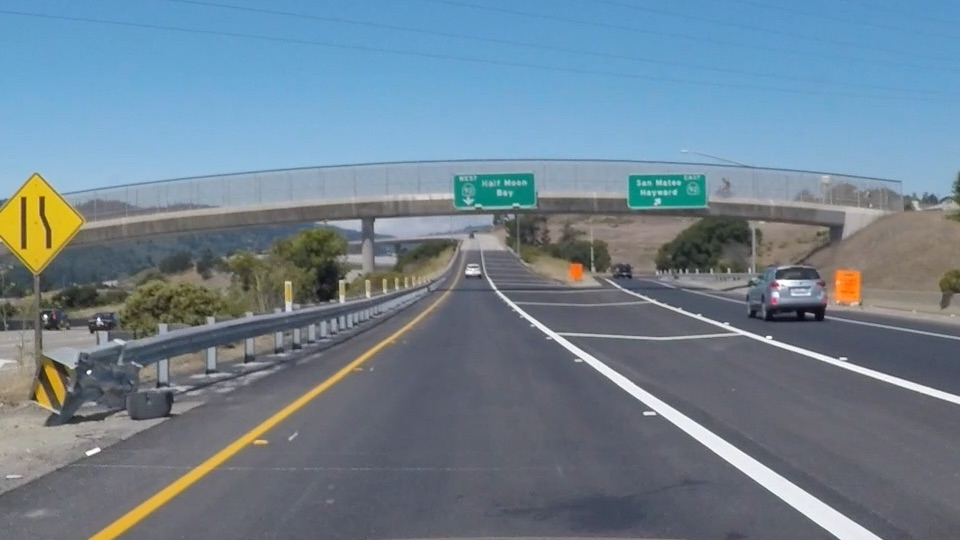
#> input picture dev/exit-ramp.jpg, 960 x 540 px
$ python color_hist_sanity_testing.py
#> lines starting #> are read from the running program, lines starting #| are printed output that depends on the picture
#!/usr/bin/python

import cv2
import numpy as np
from matplotlib import pyplot as plt

gray_img = cv2.imread('exit-ramp.jpg', cv2.IMREAD_GRAYSCALE)
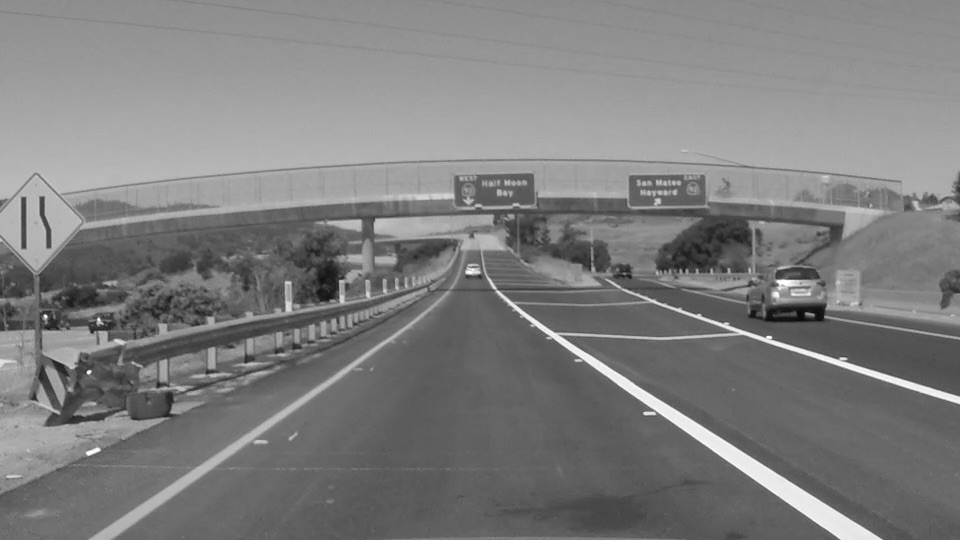
#> gray_img: shape (540, 960); min 7, max 255, mean 126.2
cv2.imshow('GoldenGate',gray_img)
hist = cv2.calcHist([gray_img],[0],None,[256],[0,256])
#> hist = 256 values, max 11586 at index 96, min 0 at index 0, mean 2025
plt.hist(gray_img.ravel(),256,[0,256])
plt.title('Histogram for gray scale picture')
plt.show()
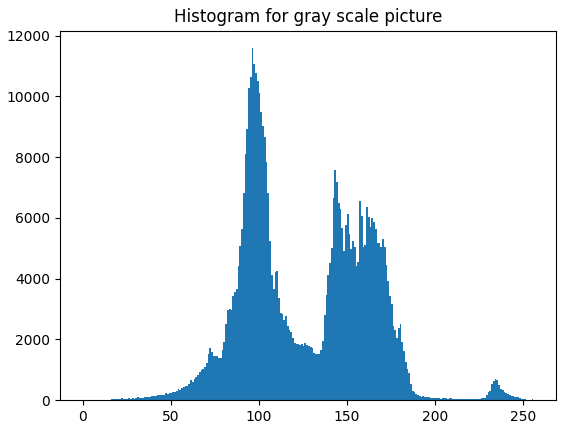
#> figure drawn by matplotlib, 1 panel; tallest bar 11586 high, from x = 96 to 97

$ run again, with dev/solidWhiteCurve.jpg copied over dev/exit-ramp.jpg
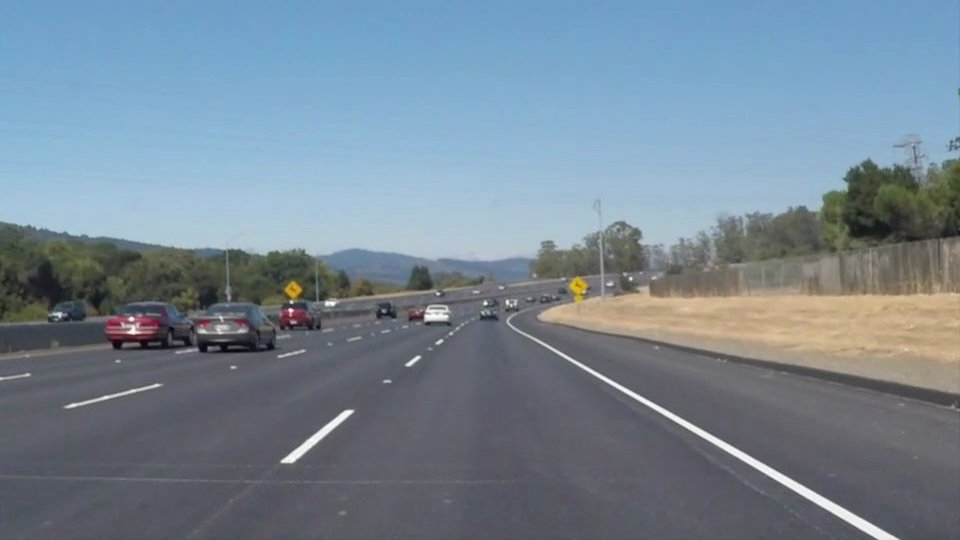
#> input picture dev/solidWhiteCurve.jpg, 960 x 540 px
#> `gray_img = cv2.imread('exit-ramp.jpg', cv2.IMREAD_GRAYSCALE)`:
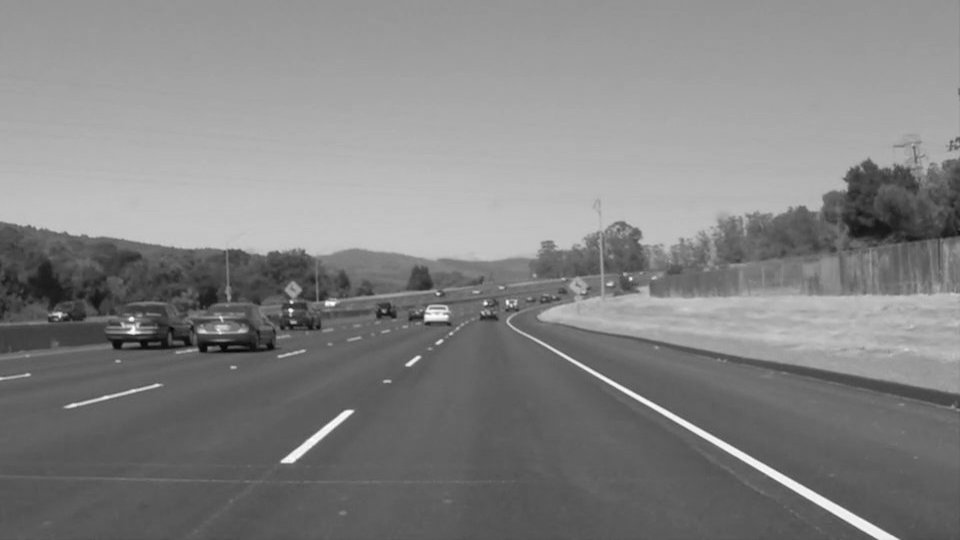
#> gray_img: shape (540, 960); min 5, max 255, mean 131.2
#> hist = 256 values, max 13585 at index 96, min 0 at index 0, mean 2025
#> `plt.show()`:
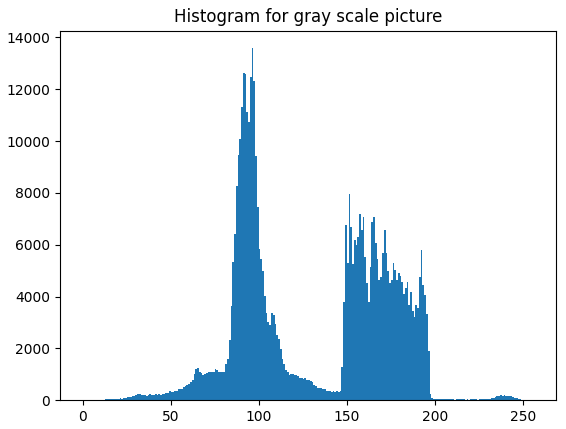
#> figure drawn by matplotlib, 1 panel; tallest bar 13585 high, from x = 96 to 97

$ run again, with dev/solidWhiteRight.jpg copied over dev/exit-ramp.jpg
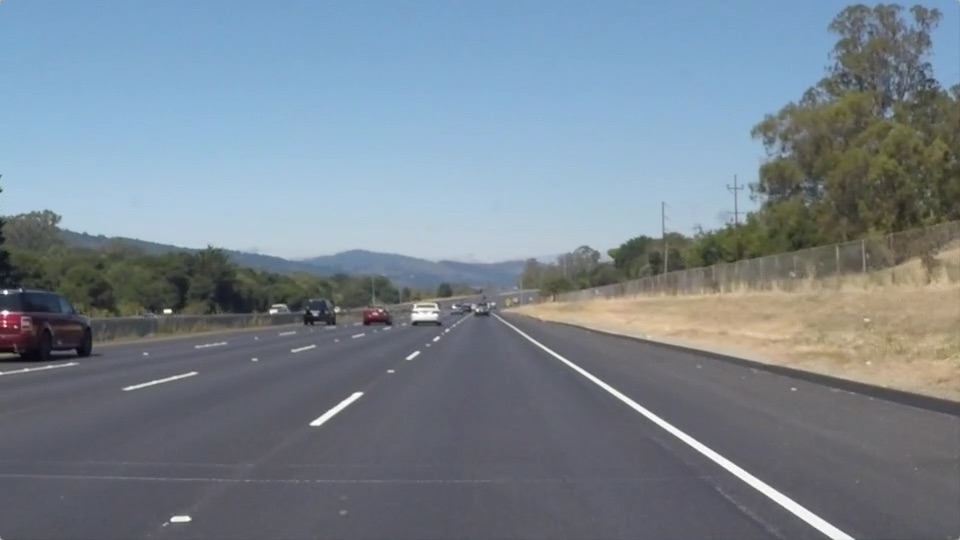
#> input picture dev/solidWhiteRight.jpg, 960 x 540 px
#> `gray_img = cv2.imread('exit-ramp.jpg', cv2.IMREAD_GRAYSCALE)`:
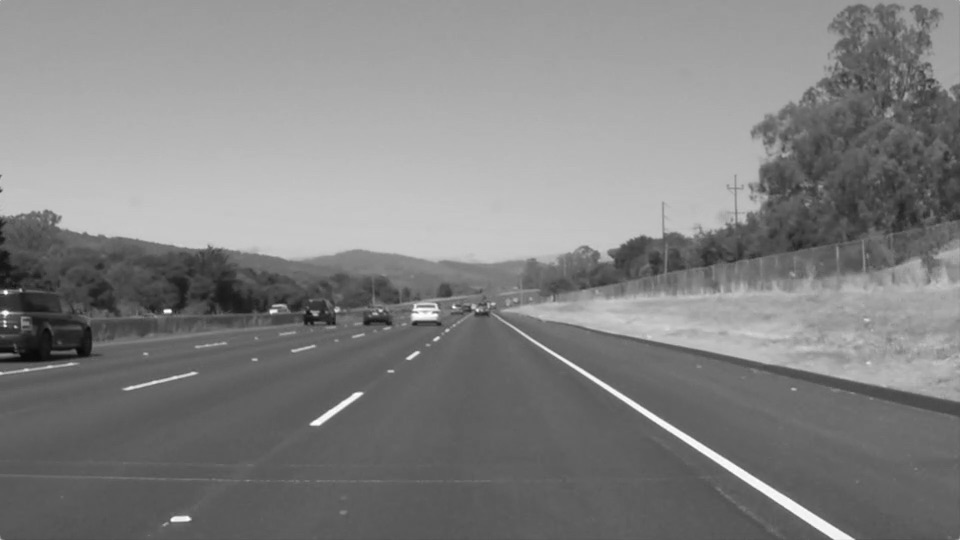
#> gray_img: shape (540, 960); min 8, max 255, mean 130.1
#> hist = 256 values, max 15570 at index 96, min 0 at index 0, mean 2025
#> `plt.show()`:
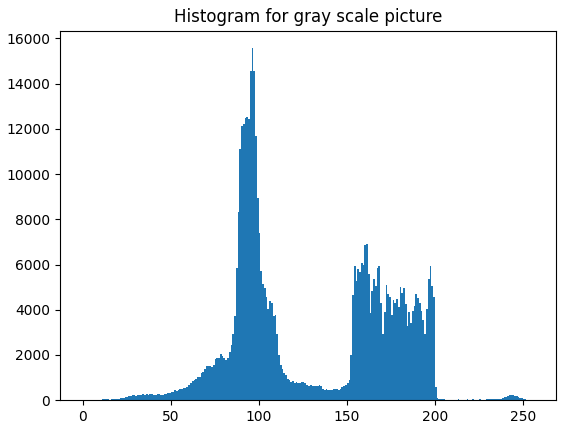
#> figure drawn by matplotlib, 1 panel; tallest bar 15570 high, from x = 96 to 97

$ run again, with dev/solidYellowCurve.jpg copied over dev/exit-ramp.jpg
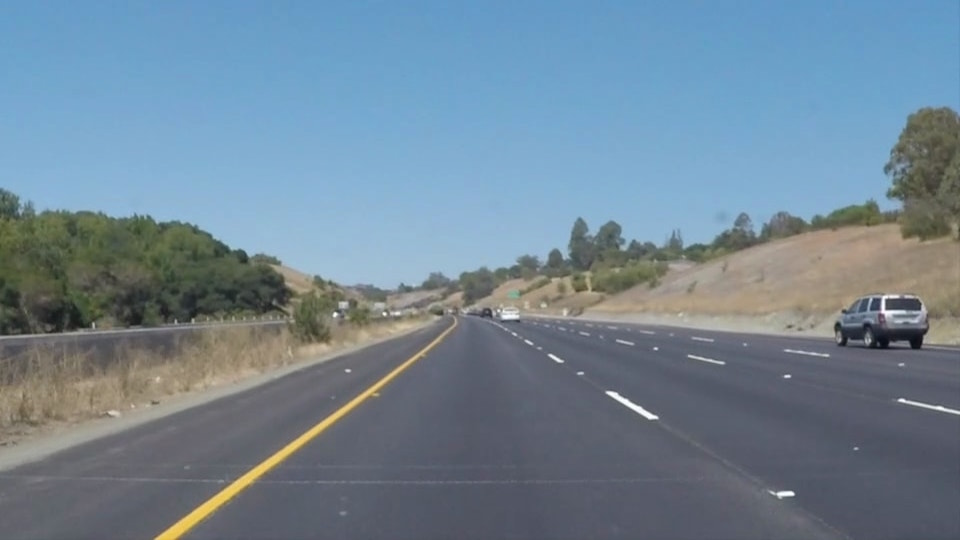
#> input picture dev/solidYellowCurve.jpg, 960 x 540 px
#> `gray_img = cv2.imread('exit-ramp.jpg', cv2.IMREAD_GRAYSCALE)`:
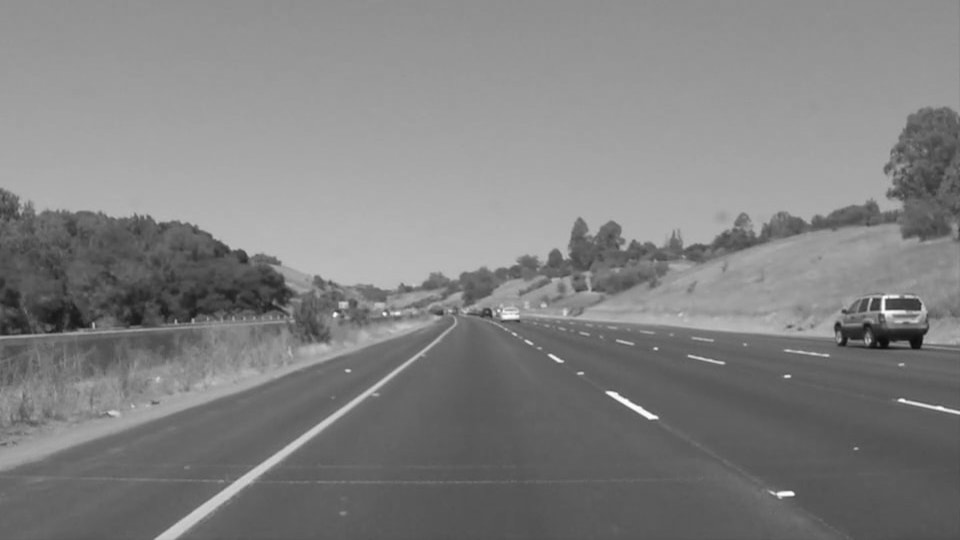
#> gray_img: shape (540, 960); min 11, max 255, mean 129.1
#> hist = 256 values, max 11274 at index 94, min 0 at index 0, mean 2025
#> `plt.show()`:
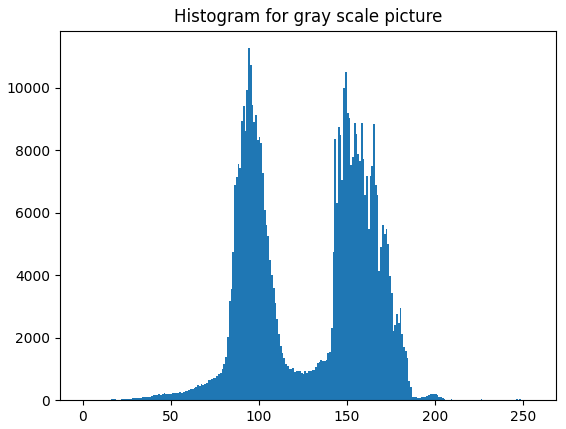
#> figure drawn by matplotlib, 1 panel; tallest bar 11274 high, from x = 94 to 95
